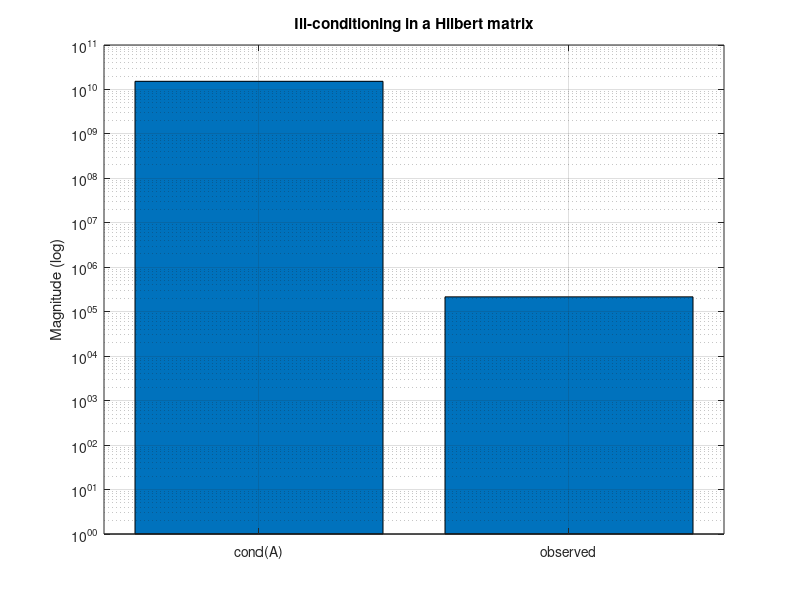

Reproduce this figure in MATLAB. (Note: this script raises an error after producing the figure.)
function conditioning_demo
n = 8; A = hilb(n); xTrue = ones(n,1); b = A*xTrue; delta = 1e-7*ones(n,1); x = A\(b+delta);
amplification = norm(x-xTrue,inf)/norm(delta,inf); fprintf('cond(A) %.3e, amplification %.3e\n',cond(A),amplification);
fig = figure('Color','w'); bar([cond(A),amplification]); set(gca,'YScale','log','XTickLabel',{'cond(A)','observed'}); grid on
ylabel('Magnitude (log)'); title('Ill-conditioning in a Hilbert matrix'); save_figure(fig,'11_conditioning.png');
end
